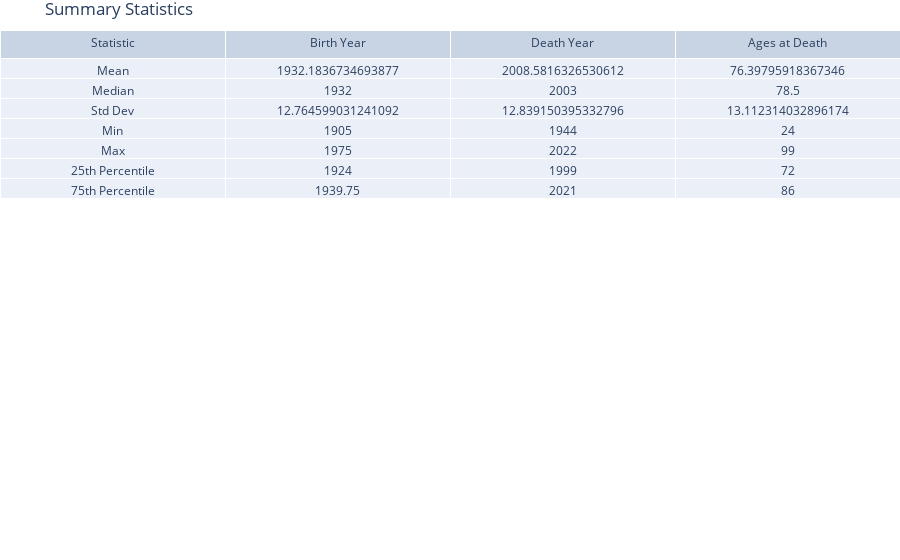

The notebook cell saved with this chart:
### Code cell
# Calculate descriptive statistics for Birth Years
birth_year_stats = df_copy['Birth Date of Deceased'].str[:4].astype(float).describe()

# Calculate descriptive statistics for Death Years
death_year_stats = df_copy['Death Date of Deceased'].str[:4].astype(float).describe()

# Calculate descriptive statistics for Ages at Death
ages_at_death = (df_copy['Death Date of Deceased'].str[:4].astype(float) - df_copy['Birth Date of Deceased'].str[:4].astype(float)).dropna()
ages_at_death_stats = ages_at_death.describe()

# Create a summary statistics table using Plotly
table = go.Figure(data=[go.Table(
    header=dict(values=['Statistic', 'Birth Year', 'Death Year', 'Ages at Death']),
    cells=dict(values=[
        ['Mean', 'Median', 'Std Dev', 'Min', 'Max', '25th Percentile', '75th Percentile'],
        [birth_year_stats['mean'], birth_year_stats['50%'], birth_year_stats['std'], birth_year_stats['min'], birth_year_stats['max'], birth_year_stats['25%'], birth_year_stats['75%']],
        [death_year_stats['mean'], death_year_stats['50%'], death_year_stats['std'], death_year_stats['min'], death_year_stats['max'], death_year_stats['25%'], death_year_stats['75%']],
        [ages_at_death_stats['mean'], ages_at_death_stats['50%'], ages_at_death_stats['std'], ages_at_death_stats['min'], ages_at_death_stats['max'], ages_at_death_stats['25%'], ages_at_death_stats['75%']]
    ]))
])

# Customize the appearance of the table
table.update_layout(
    title='Summary Statistics',
    margin=dict(t=30, l=0, r=0, b=0),
)

# Show the table
table.show()

### Figure 1 — Plotly figure (JSON) as saved in the notebook; plotly's stock layout.template omitted (floating-point values rounded to 4 significant figures)
{"data": [{"cells": {"values": [["Mean", "Median", "Std Dev", "Min", "Max", "25th Percentile", "75th Percentile"], [1932.0, 1932, 12.76, 1905, 1975, 1924, 1940.0], [2009.0, 2003, 12.84, 1944, 2022, 1999, 2021], [76.4, 78.5, 13.11, 24, 99, 72, 86]]}, "header": {"values": ["Statistic", "Birth Year", "Death Year", "Ages at Death"]}, "type": "table"}], "layout": {"margin": {"b": 0, "l": 0, "r": 0, "t": 30}, "title": {"text": "Summary Statistics"}}}
